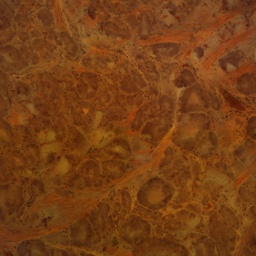
#> input picture Prostate.jpg, 256 x 256 px, shrunk from 2048 x 2048 before the run
$ jupyter execute IV.ipynb
#> lines starting #> are read from the running program, lines starting #| are printed output that depends on the picture; long printed decimals are rounded
## Imports

[cell 1]
import cv2
import numpy as np
from skimage.metrics import structural_similarity as ssim
from scipy.optimize import minimize
from skimage.exposure import match_histograms
from scipy import signal
from matplotlib import pyplot as plt

## Perameters

[cell 2]
number_of_kernel_elements = 9
kernel_size = (3,3)

## Helper Functions

[cell 3]
def process_image(img, kernel_params, kernel_size = (3, 3)):
    # Reshape 9-element kernel_params into a 3x3 matrix
    kernel = np.array(kernel_params).reshape(kernel_size)

    # Apply convolution
    processed = cv2.filter2D(img, -1, kernel)

    return processed

[cell 4]
def objective_function(kernel_params, img, target):
    processed = process_image(img, kernel_params)
    similarity = ssim(processed, target)

    return -similarity  # Minimize negative SSIM for optimization

[cell 5]
def show_image(img, cmap = "gray"):
    %matplotlib inline
    plt.imshow(img, cmap)
    plt.show()

[cell 6]
def save_img_arr(imgs, fname = "img array"):
    widths, heights = zip(*(i.size for i in imgs))
    total_width = sum(widths)
    max_height = max(heights)

    new_im = Image.new('RGB', (total_width, max_height))

    x_offset = 0
    for im in imgs:
        new_im.paste(im, (x_offset,0))
        x_offset += im.size[0]

    new_im.save('test.jpg')

## Algo

[cell 7]
# Load images
img = cv2.imread('Prostate.jpg', cv2.IMREAD_GRAYSCALE)
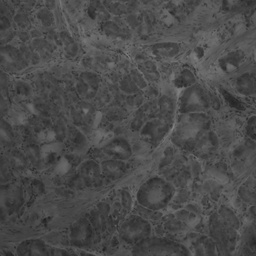
#> img: shape (256, 256); min 29, max 131, mean 74.4
target = cv2.imread('good.jpg', cv2.IMREAD_GRAYSCALE)
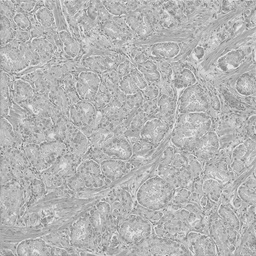
#> input picture good.jpg, 256 x 256 px, shrunk from 2048 x 2048 before the run
#> target is the input picture: shape (256, 256); min 100, max 239, mean 180.5

[cell 8]
show_image(img, cmap="gray")

[cell 9]
# Initial kernel parameters (random initialization)
initial_kernel_params = np.random.uniform(0, 1, size=number_of_kernel_elements)

# Bounds for kernel parameter optimization (adjust as needed)
kernel_bounds = [(0, 1)] * number_of_kernel_elements

# Optimization using a different method (e.g., SLSQP)
result = minimize(objective_function, initial_kernel_params, args=(img, target),
                  method='Nelder-Mead', bounds=kernel_bounds)
#> in objective_function, `similarity = ssim(processed, target)`: similarity = 0.186
#> result = 8 items

[cell 10]
optimal_kernel_params = result.x
#> optimal_kernel_params = [0.0129, 0.0829, 0.0148, 0.465, 0.992, 0.647, 0.06, 0, 0.0269]
print("Optimal kernel parameters:")
print(optimal_kernel_params)
#| [0.01294 0.08289 0.01477 0.4655 0.9924 0.6468
#|  0.06002 0.         0.02694]

# Reshape optimal parameters into a 3x3 kernel matrix
optimal_kernel_matrix = optimal_kernel_params.reshape(kernel_size)
#> optimal_kernel_matrix = [[0.0129, 0.0829, 0.0148], [0.465, 0.992, 0.647], [0.06, 0, 0.0269]]

# Process input image with optimal kernel
final_image = process_image(img, optimal_kernel_params)
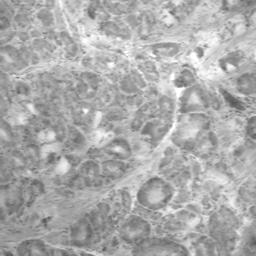
#> final_image: shape (256, 256); min 81, max 255, mean 171.4

# Histogram matching
final_image = match_histograms(final_image, target)

# Ensure the image is in the correct range
final_image = np.clip(final_image, 0, 255).astype(np.uint8)

[cell 11]
result

[cell 12]
height, width = final_image.shape
#> height = 256; width = 256

# Create a blank canvas that can hold all three images side by side
combined_image = np.zeros((height, width * 3), dtype=final_image.dtype)

# Place each image onto the canvas
combined_image[:, :width] = final_image
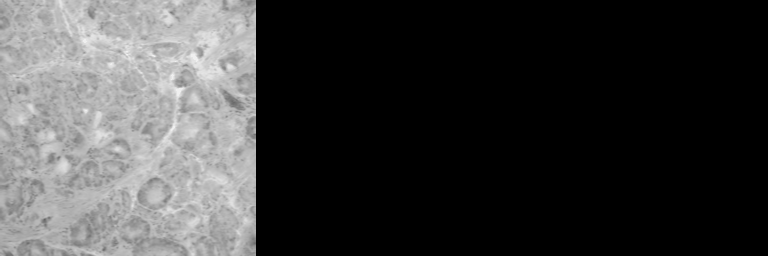
#> combined_image: shape (256, 768); min 0, max 239, mean 59.9
combined_image[:, width*2:] = img
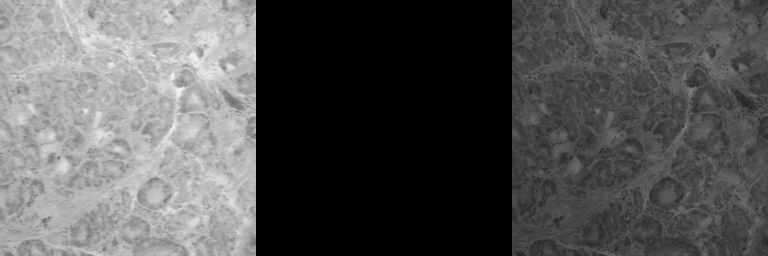
#> combined_image: shape (256, 768); min 0, max 239, mean 84.8
combined_image[:, width:width*2] = target

# Save the combined image
cv2.imwrite('combined_image.png', combined_image)

# Display the images using matplotlib
f, axarr = plt.subplots(1, 3)
axarr[0].imshow(final_image, cmap="gray")
axarr[1].imshow(img, cmap="gray")
axarr[2].imshow(target, cmap="gray")
plt.show()

[cell 13]
x = [ [2.117e-02, 2.678e-01,  1.124e-02],   [6.285e-01,  1.763e-01,
            2.598e-01,],   [3.131e-02,  6.158e-01,  6.499e-01]]
show_image(signal.convolve2d(np.array(result.x).reshape
                  ((3,3)), img), cmap="gray")
